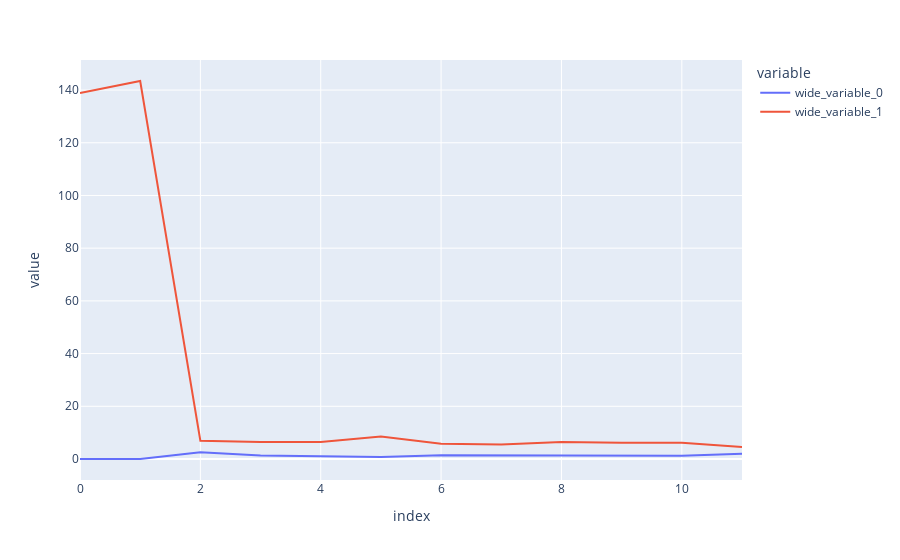

Notebook code for this chart:
### Code cell
px.line(y=[np.array(training_cost).flatten(),np.array(cv_cost).flatten()])

### Figure 1 — Plotly figure (JSON) as saved in the notebook; plotly's stock layout.template omitted (floating-point values rounded to 4 significant figures)
{"data": [{"hovertemplate": "variable=wide_variable_0<br>index=%{x}<br>value=%{y}<extra></extra>", "legendgroup": "wide_variable_0", "line": {"color": "#636efa", "dash": "solid"}, "marker": {"symbol": "circle"}, "mode": "lines", "name": "wide_variable_0", "orientation": "v", "showlegend": true, "type": "scatter", "x": [0, 1, 2, 3, 4, 5, 6, 7, 8, 9, 10, 11], "xaxis": "x", "y": [2.153e-19, 0.04284, 2.515, 1.286, 1.028, 0.7949, 1.41, 1.316, 1.459, 1.353, 1.229, 1.959], "yaxis": "y"}, {"hovertemplate": "variable=wide_variable_1<br>index=%{x}<br>value=%{y}<extra></extra>", "legendgroup": "wide_variable_1", "line": {"color": "#EF553B", "dash": "solid"}, "marker": {"symbol": "circle"}, "mode": "lines", "name": "wide_variable_1", "orientation": "v", "showlegend": true, "type": "scatter", "x": [0, 1, 2, 3, 4, 5, 6, 7, 8, 9, 10, 11], "xaxis": "x", "y": [138.8, 143.4, 6.945, 6.459, 6.473, 8.498, 5.792, 5.492, 6.43, 6.145, 6.206, 4.557], "yaxis": "y"}], "layout": {"legend": {"title": {"text": "variable"}, "tracegroupgap": 0}, "margin": {"t": 60}, "xaxis": {"anchor": "y", "domain": [0, 1], "title": {"text": "index"}}, "yaxis": {"anchor": "x", "domain": [0, 1], "title": {"text": "value"}}}}
